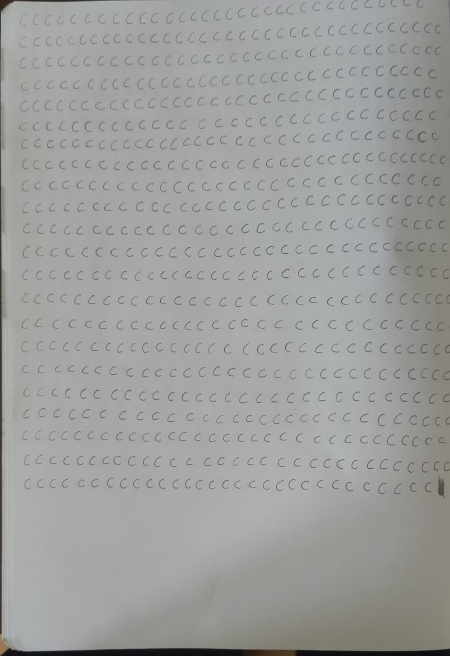
#> input picture Images/Used/WhatsApp Image 2026-04-15 at 14.49.23 (1).jpeg, 900 x 1312 px (shown at 1/2 size)
$ python -i imageWork.py   (imports and definitions only)
#> lines starting #> are read from the running program, lines starting #| are printed output that depends on the picture; after the words box and inside, x2 and y2 are one past the last pixel; in counts of white or black regions, pixels touching at a corner belong together
import cv2
import numpy as np
from torchvision import transforms
from PIL import Image as PILimage

class imageWork:
    def __init__(self):
        self.blurKernel=5#ide 1-31, uvek neparan
        self.sigma=0#od 0-10
        self.blockSize=21#od 3-51, uvek neparan
        self.c=5#od -20-20
        self.contourData=[]

    def processImage(self,imagePath):
        image=cv2.imread(imagePath)
#> image is the input picture: shape (1312, 900, 3); mean B, G, R 156.5, 158.7, 157.1
        grayImg=cv2.cvtColor(image,cv2.COLOR_BGR2GRAY)
        blurred = cv2.GaussianBlur(grayImg, (self.blurKernel, self.blurKernel), self.sigma)
        thresh = cv2.adaptiveThreshold(blurred ,255,cv2.ADAPTIVE_THRESH_MEAN_C,cv2.THRESH_BINARY_INV,self.blockSize,self.c)
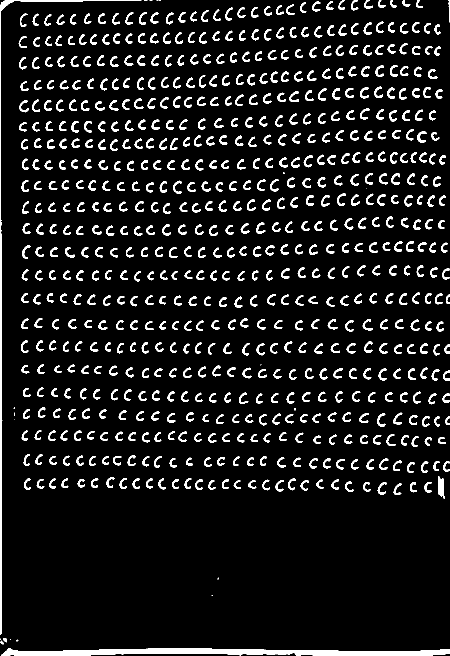
#> thresh: shape (1312, 900) (shown at 1/2 size); 8.8% white; 707 white regions (16 under 20 px), largest, box (x1, y1, x2, y2) and area: (2, 1296, 900, 1312) 8895, (0, 0, 283, 1269) 4703, (876, 952, 890, 998) 409

        img = cv2.resize(image, (700,700))#radimo resize slike za canvas
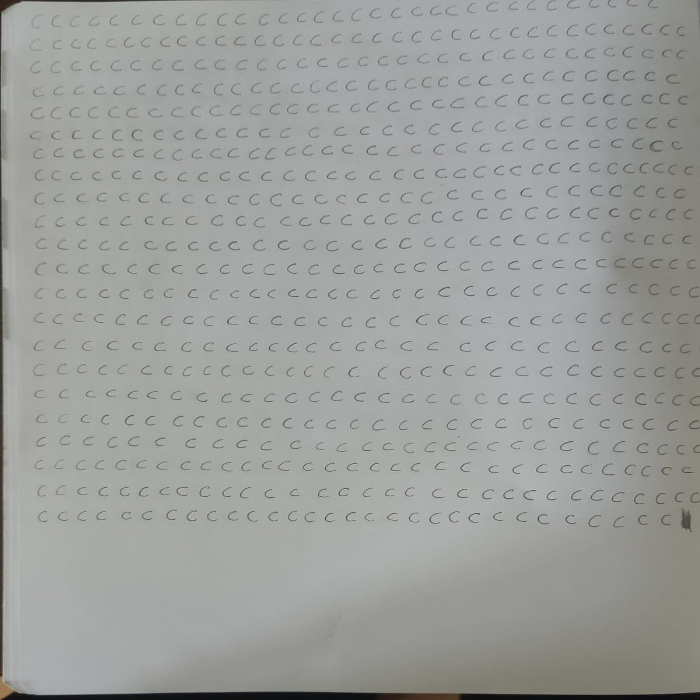
#> img: shape (700, 700, 3); mean B, G, R 156.4, 158.7, 157
        thresh = cv2.resize(thresh, (700,700))#radimo resize slike za canvas
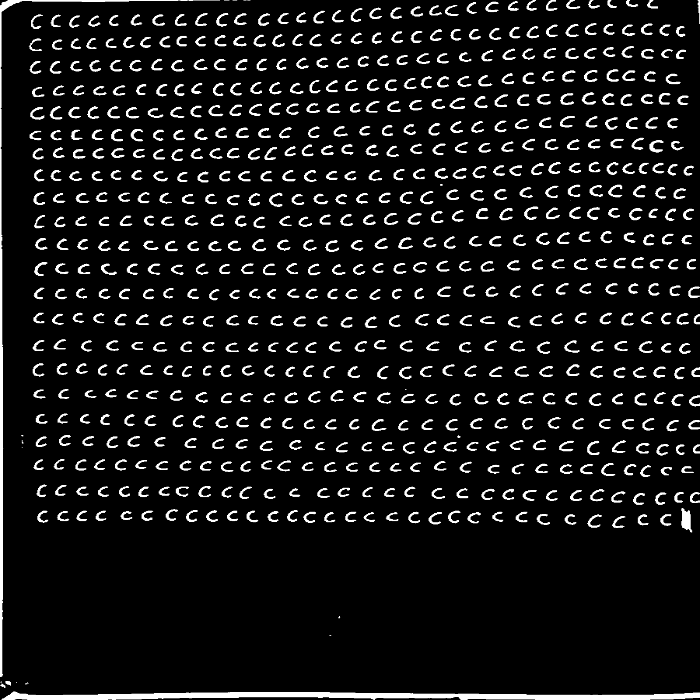
#> thresh: shape (700, 700); min 0, max 255, mean 22.4
        return img,thresh


    # [12 lines left out: function getContour, not called in this run]

    """
    def mergeDotsWithLetters(self, rawContours):
        mergedContours = []
        used = set()
        for letterIndex, (letterX, letterY, letterW, letterH) in enumerate(rawContours):
            if letterIndex in used:
                continue
            merged = False
            for dotIndex, (dotX, dotY, dotW, dotH) in enumerate(rawContours):
                if letterIndex == dotIndex or dotIndex in used:
                    continue
                # da li je dotIndex mala kontura (potencijalna tacka)
                if dotW < 15 and dotH < 15:
                    # da li je tacka iznad slova
                    if dotY < letterY:
                        # centri kontura po x osi
                        letterCenterX = letterX + letterW // 2
                        dotCenterX = dotX + dotW // 2
                        # da li su centrirani po x osi
                        if abs(letterCenterX - dotCenterX) < 10:
                            # donji rub tacke
                            dotBottomY = dotY + dotH
                            # razmak izmedju tacke i slova
                            gapY = letterY - dotBottomY
                            # da li su dovoljno blizu po y osi
                            if gapY < 25:
                                # spajanje
                                mergedX = min(letterX, dotX)
                                mergedY = min(letterY, dotY)
                                mergedW = max(letterX + letterW, dotX + dotW) - mergedX
                                mergedH = max(letterY + letterH, dotY + dotH) - mergedY
                                mergedContours.append((mergedX, mergedY, mergedW, mergedH))
                                used.add(letterIndex)
                                used.add(dotIndex)
                                merged = True
                                break
            if not merged and letterIndex not in used:
                mergedContours.append((letterX, letterY, letterW, letterH))
        return mergedContours
        """


    # [71 lines left out: functions mergeDotsWithLetters, drawContours, not called in this run]


    #moramo prebaciti thresh u trodimenzionalnu sliku (iz (700,700) u (700,700,3)) da bi mogla da se stavi na canvas jer je canvas BGR a thresh je crno bela slika
    def displayThreshImage(self,threshImage):
        thresh=cv2.cvtColor(threshImage, cv2.COLOR_GRAY2BGR)
        return thresh


    # [20 lines left out: functions extractLetter, makeContourList, not called in this run]

    #helper funkcija koja vraca  selektovane konture
    def selectedContours(self):
        return sum(1 for c in self.contourData if c["Flag"] is True)

    #helper funkcija koja vraca ne selektovane konture
    def unselectedContours(self):
        return sum(1 for c in self.contourData if c["Flag"] is False)

    """
    def augmentLetters(self,letter):
        standardizeLetter=transforms.Compose([transforms.Resize((20,20)),
                                              transforms.Pad(4)])
        letterPIL=PILimage.fromarray(letter)
        augmentedLetter=standardizeLetter(letterPIL)
        augmentedLetter=np.array(augmentedLetter)
        return augmentedLetter
        """


    # [28 lines left out: function augmentLetters, not called in this run]

>>> result = imageWork().processImage('../Images/Used/WhatsApp Image 2026-04-15 at 14.49.23 (1).jpeg')

$ run again, on Images/Used/WhatsApp Image 2026-04-18 at 11.38.59 (1).jpeg
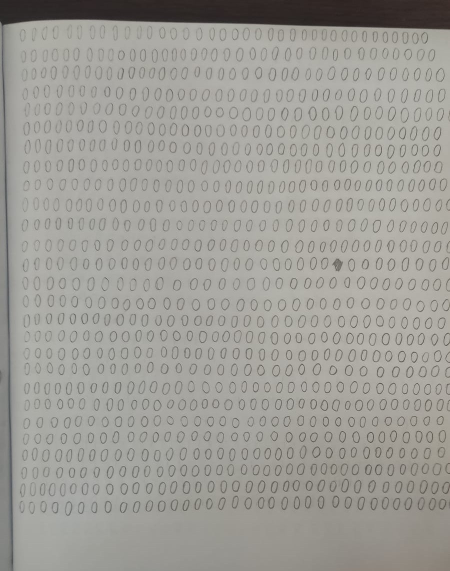
#> input picture Images/Used/WhatsApp Image 2026-04-18 at 11.38.59 (1).jpeg, 900 x 1141 px (shown at 1/2 size)
#> in processImage, image is the input picture: shape (1141, 900, 3); mean B, G, R 150.5, 156.3, 157.8
#> in processImage, `thresh = cv2.adaptiveThreshold(blurred ,255,cv2.ADAPTIVE_THRESH_MEAN_C..`:
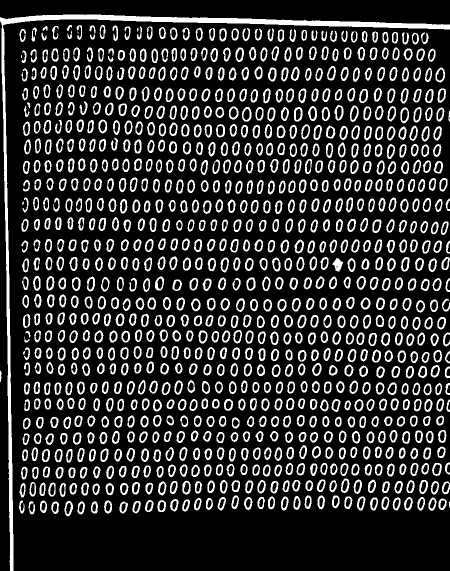
#> thresh: shape (1141, 900) (shown at 1/2 size); 19.1% white; 971 white regions (7 under 20 px), largest, box (x1, y1, x2, y2) and area: (0, 29, 900, 1141) 15828, (665, 516, 686, 543) 334, (669, 210, 687, 241) 253
#> in processImage, `thresh = cv2.resize(thresh, (700,700))#radimo resize slike za canvas`:
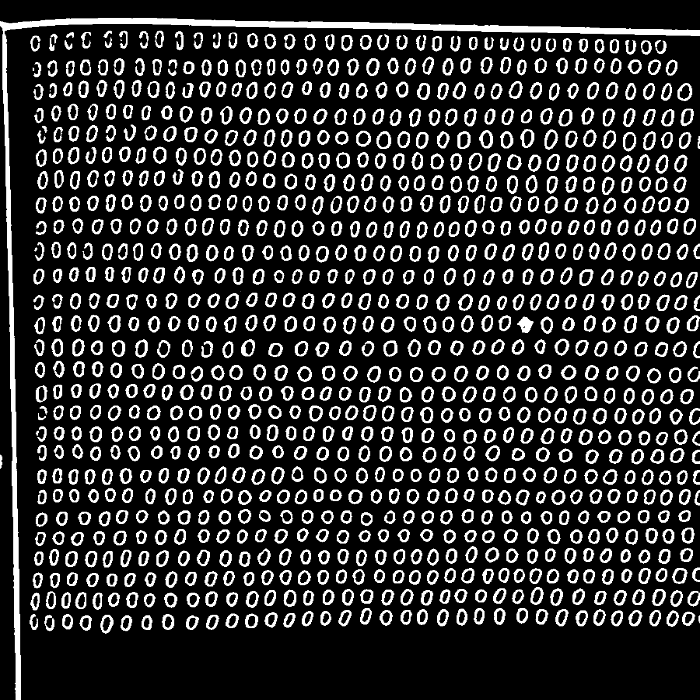
#> thresh: shape (700, 700); min 0, max 255, mean 48.8
